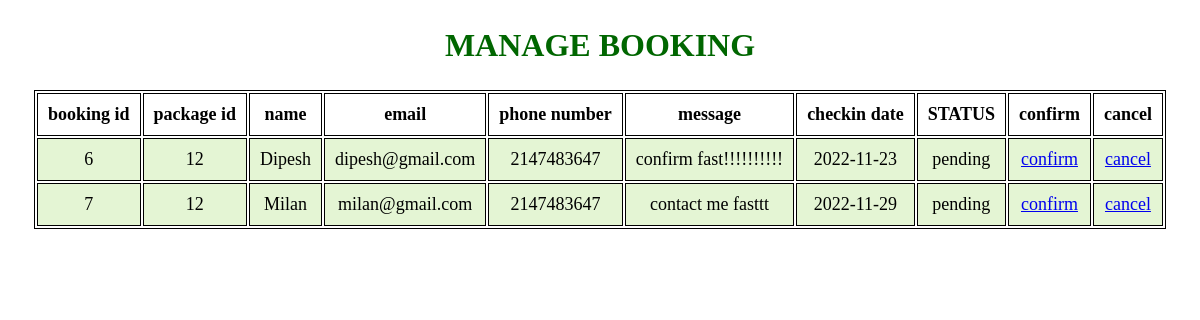
The page /Employee/booking.php on the database its author committed.
### tables this page shows
CREATE TABLE `booking_tbl` (
  `booking_id` int(25) NOT NULL,
  `name` varchar(20) NOT NULL,
  `email` varchar(50) NOT NULL,
  `phnNmbr` int(15) NOT NULL,
  `message` text NOT NULL,
  `checkin` varchar(20) DEFAULT NULL,
  `packageId` int(20) DEFAULT NULL,
  `status` varchar(20) DEFAULT NULL
);

### Employee/booking.php (the view, shortened to what this page needs)
<?php
$mysqli = new mysqli('localhost','root','','trip_to_nepal');
$sql = " SELECT * FROM booking_tbl ORDER BY booking_id asc";
$result = $mysqli->query($sql);
?>
<!DOCTYPE html>
<html lang="en">
<head>
</head>
<body>
	<section>
		<h1>MANAGE BOOKING</h1>
		<table>
			<tr>
				<th>booking id</th>
                <th>package id</th>
				<th>name</th>
				<th>email</th>
				<th>phone number</th>
                <th>message</th>
                <th>checkin date</th>
				<th>STATUS</th>
                <th>confirm</th>
                <th>cancel</th>
			</tr>
			<?php
				while($rows=$result->fetch_assoc())
				{
					$bookingId=$rows['booking_id'];
			?>
			<tr>
				<td><?php echo $rows['booking_id'];?></td>
				<td><?php echo $rows['packageId'];?></td>
				<td><?php echo $rows['name'];?></td>
				<td><?php echo $rows['email'];?></td>
                <td><?php echo $rows['phnNmbr'];?></td>
                <td><?php echo $rows['message'];?></td>
                <td><?php echo $rows['checkin'];?></td>
				<td><?php echo $rows['status'];?></td>
                <td><?php
                    echo "<a href='http://localhost/tour and travel website/Employee/confirmBooking1.php?bookingId=$bookingId'>confirm</a>";
                    ?>
                </td>
                <td><?php
                    echo "<a href='http://localhost/tour and travel website/Employee/cancelBooking.php?bookingId=$bookingId'>cancel</a>";
                    ?>
                </td>
			</tr>
			<?php
				}
			?>
		</table>
	</section>
</body>
</html>

### Employee/booking.php (style rules this page uses)
table { margin: 0 auto; font-size: large; border: 1px solid black; }
h1 { text-align: center; color: #006600; font-size: xx-large; font-family: 'Gill Sans', 'Gill Sans MT', ' Calibri', 'Trebuchet MS', 'sans-serif'; }
td { background-color: #E4F5D4; border: 1px solid black; }
th, td { font-weight: bold; border: 1px solid black; padding: 10px; text-align: center; }
td { font-weight: lighter; }

### rows shown on the page
booking_tbl: booking_id "6", packageId "12", name "Dipesh", email "dipesh@gmail.com", phnNmbr "2147483647", message "confirm fast!!!!!!!!!!", checkin "2022-11-23", status "pending"
booking_tbl: booking_id "7", packageId "12", name "Milan", email "milan@gmail.com", phnNmbr "2147483647", message "contact me fasttt", checkin "2022-11-29", status "pending"
